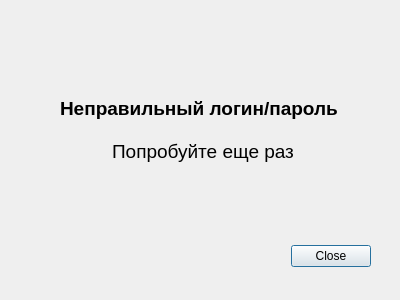
<?xml version="1.0" encoding="UTF-8"?>
<ui version="4.0">
 <class>ErrorLoginDialog</class>
 <widget class="QDialog" name="ErrorLoginDialog">
  <property name="geometry">
   <rect>
    <x>0</x>
    <y>0</y>
    <width>400</width>
    <height>300</height>
   </rect>
  </property>
  <property name="windowTitle">
   <string>Неправильные данные</string>
  </property>
  <widget class="QDialogButtonBox" name="buttonBox">
   <property name="geometry">
    <rect>
     <x>30</x>
     <y>240</y>
     <width>341</width>
     <height>32</height>
    </rect>
   </property>
   <property name="orientation">
    <enum>Qt::Horizontal</enum>
   </property>
   <property name="standardButtons">
    <set>QDialogButtonBox::Close</set>
   </property>
   <property name="centerButtons">
    <bool>false</bool>
   </property>
  </widget>
  <widget class="QWidget" name="verticalLayoutWidget">
   <property name="geometry">
    <rect>
     <x>60</x>
     <y>90</y>
     <width>286</width>
     <height>80</height>
    </rect>
   </property>
   <layout class="QVBoxLayout" name="verticalLayout">
    <item>
     <widget class="QLabel" name="label">
      <property name="font">
       <font>
        <pointsize>14</pointsize>
        <bold>true</bold>
       </font>
      </property>
      <property name="text">
       <string>Неправильный логин/пароль </string>
      </property>
     </widget>
    </item>
    <item>
     <widget class="QLabel" name="label_2">
      <property name="font">
       <font>
        <pointsize>14</pointsize>
       </font>
      </property>
      <property name="text">
       <string>Попробуйте еще раз</string>
      </property>
      <property name="alignment">
       <set>Qt::AlignCenter</set>
      </property>
     </widget>
    </item>
   </layout>
  </widget>
 </widget>
 <resources/>
 <connections>
  <connection>
   <sender>buttonBox</sender>
   <signal>accepted()</signal>
   <receiver>ErrorLoginDialog</receiver>
   <slot>accept()</slot>
   <hints>
    <hint type="sourcelabel">
     <x>248</x>
     <y>254</y>
    </hint>
    <hint type="destinationlabel">
     <x>157</x>
     <y>274</y>
    </hint>
   </hints>
  </connection>
  <connection>
   <sender>buttonBox</sender>
   <signal>rejected()</signal>
   <receiver>ErrorLoginDialog</receiver>
   <slot>reject()</slot>
   <hints>
    <hint type="sourcelabel">
     <x>316</x>
     <y>260</y>
    </hint>
    <hint type="destinationlabel">
     <x>286</x>
     <y>274</y>
    </hint>
   </hints>
  </connection>
 </connections>
</ui>
